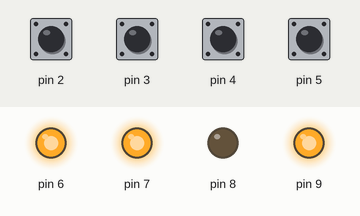
A program run on a simulated Arduino Nano, built with avr-gcc and run on an emulated ATmega328P. Parts: output pins drawn as LEDs (lit = HIGH). Dashed ring = blinking. The inputs (shaded band) are chosen by the test bench; at power-on: pin 2–5 HIGH.

Above: at 1.2 s.
1.3 s: pin 2 pulled LOW for 0.15 s
At 1.37 s:
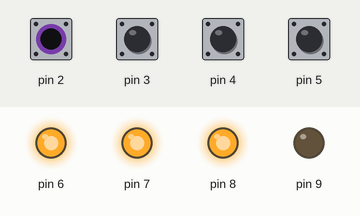
2.9 s: pin 3 pulled LOW for 0.15 s
At 2.97 s:
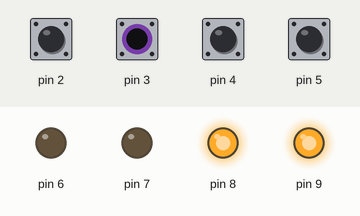
4.5 s: pin 2 driven LOW and pin 3 driven LOW
At 5.9 s:
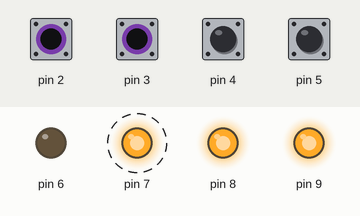
7.5 s: pin 3 driven HIGH
At 7.8 s:
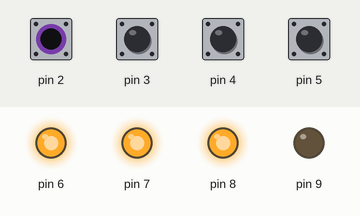
9.0 s: pin 5 pulled LOW for 0.15 s
At 9.07 s:
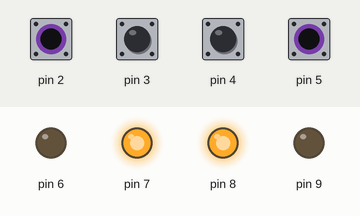
10.6 s: pin 2 driven HIGH
At 11.3 s:
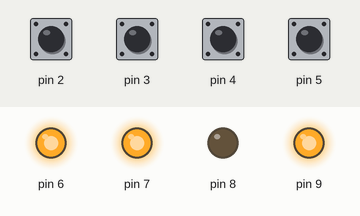
Timing chart, 0 to 13.1 s (numbered marks = the images above; inputs shaded):
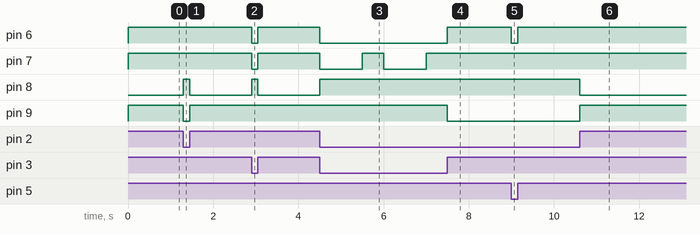

The program:

main.cpp
```cpp
#include <Arduino.h>
#include <hse_lib.h>
void setup()
{
  // Input Configuration
  HSELib::setPreAlarmInput(2);
  HSELib::setCraneDangerInput(3);
  HSELib::setCraneWarningInput(4);
  HSELib::setSenWarningInput(5);
  // Output Configuration
  HSELib::setBuzzerOutput(6);
  HSELib::setDangerStateOutput(7, true);
  HSELib::setNormalStateOutput(8);
  HSELib::setWarningStateOutput(9);
  // Blink duration
  HSELib::setToggleDuration(500,true);
}

void loop()
{
  HSELib::update();
}
```

Measured:
- after the input at 1.3 s, pin 8: LOW → HIGH at once, → LOW 0.15 s later; pin 9: HIGH → LOW at once, → HIGH 0.15 s later
- after the input at 2.9 s, pin 6, pin 7: HIGH → LOW at once, → HIGH 0.15 s later; pin 8: LOW → HIGH at once, → LOW 0.15 s later
- after the input at 4.5 s, pin 6: HIGH → LOW at once; pin 7: alternates HIGH for 0.50 s and LOW for 1.0 s, starting at once; pin 8: LOW → HIGH at once
- after the input at 7.5 s, pin 6: LOW → HIGH at once; pin 7: stays HIGH (without the input it goes to LOW after 0.00 s); pin 9: HIGH → LOW at once
- after the input at 9.0 s, pin 6: HIGH → LOW at once, → HIGH 0.15 s later
- after the input at 10.6 s, pin 8: HIGH → LOW at once; pin 9: LOW → HIGH at once
